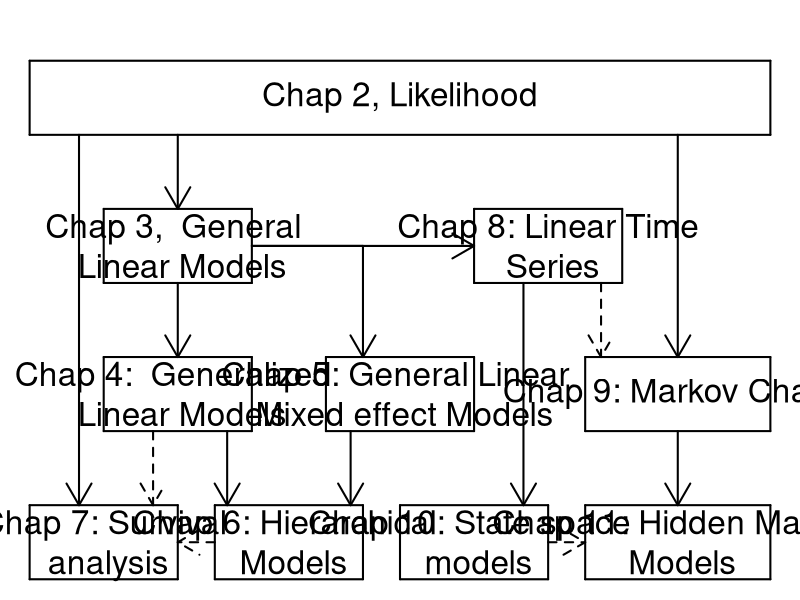

Here is the R script that generated this plot:
par(mfrow=c(1,1),mar=c(0,0,0,0),oma=c(0,0,2,0))
lwd<-2
cex<-2
plot(c(0,1),c(0,1),col="white",axes=FALSE,xlab="",ylab="")


draw.box <- function(upper,lower,right,left,lwd,text="",cex=1){
    lines(c(left,right),c(upper,upper),lwd=lwd)
    lines(c(left,right),c(lower,lower),lwd=lwd)
    lines(c(left,left),c(upper,lower),lwd=lwd)
    lines(c(right,right),c(upper,lower),lwd=lwd)
    text((left+right)/2, (lower+upper)/2,labels=text,cex=cex)
}



plot(c(0,1),c(0,1),col="white",axes=FALSE,xlab="",ylab="")

upper2 <- 1
lower2 <- 1-1/7
right2 <- 1
left2 <- 0
draw.box(upper2,lower2,right2,left2,lwd,text="Chap 2, Likelihood",cex=2)


upper3 <- lower2-1/7
lower3 <- upper3-1/7
right3 <- 0.2+0.1
left3 <- 0+0.1
draw.box(upper3,lower3,right3,left3,lwd,text="Chap 3,  General \n Linear Models",cex=2)


upper4 <- 1-4/7
lower4 <- 1-5/7
right4 <- 0.2+0.1
left4 <- 0+0.1
draw.box(upper4,lower4,right4,left4,lwd,text="Chap 4:  Generalized \n Linear Models",cex=2)


upper5 <- 1-4/7
lower5 <- 1-5/7
right5 <- 0.5+0.1
left5 <- 0.3+0.1
draw.box(upper5,lower5,right5,left5,lwd,text="Chap 5: General Linear \n Mixed effect Models",cex=2)


upper6 <- 1-6/7
lower6 <- 1-7/7
right6 <- 0.35+0.1
left6 <- 0.1+0.15
draw.box(upper6,lower6,right6,left6,lwd,text="Chap 6: Hierarchical \n Models",cex=2)


upper7 <- upper6#lower2-1/7
lower7 <- lower6#upper3-1/7
right7 <- 0.2
left7 <- 0#1-0.2
draw.box(upper7,lower7,right7,left7,lwd,text="Chap 7: Survival\n analysis",cex=2)


upper8 <- lower2-1/7
lower8 <- upper8-1/7
right8 <- 0.8#left7-0.1
left8 <- right8-0.2
draw.box(upper8,lower8,right8,left8,lwd,text="Chap 8: Linear Time\n Series",cex=2)


upper9 <- lower8-1/7
lower9 <- upper9-1/7
right9 <- 1#right5+0.35
left9 <- right9-0.25
draw.box(upper9,lower9,right9,left9,lwd,text="Chap 9: Markov Chains",cex=2)


upper10 <- lower9-1/7
lower10 <- upper10-1/7
right10 <- right8 -0.1
left10 <- left8-0.1
draw.box(upper10,lower10,right10,left10,lwd,text="Chap 10: State space \n models",cex=2)



upper11 <- upper10
lower11 <- lower10
right11 <- right9
left11 <- left9
draw.box(upper11,lower11,right11,left11,lwd,text="Chap 11: Hidden Markov\n Models",cex=2)

## 2-3
arrows((right3+left3)/2,lower2,(right3+left3)/2,upper3,lwd=lwd)

## 3-4
arrows((right3+left3)/2,lower3,(right3+left3)/2,upper4,lwd=lwd)

## 3-5
arrows(right3,(lower3+upper3)/2,(right5+3*left5)/4,(lower3+upper3)/2,lwd=lwd,code=0)
arrows((right5+3*left5)/4,(lower3+upper3)/2,(right5+3*left5)/4,upper5,lwd=lwd,code=2)
## 3-8
arrows(right3,(lower3+upper3)/2,left8,(lower3+upper3)/2,lwd=lwd,code=2)

## 4-6
arrows((5*right4+left4)/6,lower4,(5*right4+left4)/6,upper6,lwd=lwd,code=2)
## arrows((right4+left4)/2,(upper6+lower6)/2,left6,(upper6+lower6)/2,lwd=lwd,code=2)

## 5-6
arrows((right5+5*left5)/6,lower5,(right5+5*left5)/6,upper6,lwd=lwd,code=2)

## 2-7
arrows((right7+2*left7)/3,lower2,(right7+2*left7)/3,upper7,lwd=lwd)

## 8-10
arrows((right8+2*left8)/3,lower8,(right8+2*left8)/3,upper10,lwd=lwd)

## 2-9
arrows((right9+left9)/2,lower2,(right9+left9)/2,upper9,lwd=lwd)

## 9-11
arrows((right9+left9)/2,lower9,(right9+left9)/2,upper11,lwd=lwd)

## 8-9
arrows((6*right8+left8)/7,lower8,(6*right8+left8)/7,upper9,lwd=lwd,lty=2)

## 10-11
arrows(right10,(lower10+upper10)/2,left11,(lower10+upper10)/2,lwd=lwd,lty=2)


## 6-7
arrows(left6,(lower6+upper6)/2,right7,(lower6+upper6)/2,lwd=lwd,lty=2)

## 4-7
arrows((2*left4+right4)/3,lower4,(2*left4+right4)/3,upper7,lwd=lwd,lty=2)
